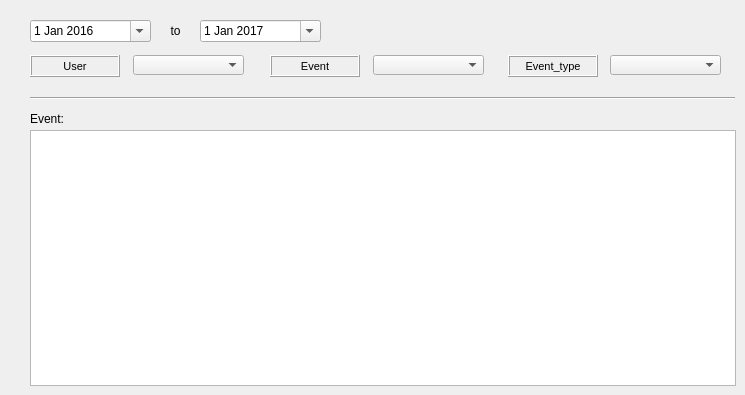
     <widget class="QWidget" name="tab_23">
      <attribute name="title">
       <string>Storage</string>
      </attribute>
      <widget class="QLabel" name="label_event_storage_event">
       <property name="geometry">
        <rect>
         <x>270</x>
         <y>55</y>
         <width>90</width>
         <height>22</height>
        </rect>
       </property>
       <property name="font">
        <font>
         <pointsize>8</pointsize>
        </font>
       </property>
       <property name="frameShape">
        <enum>QFrame::Box</enum>
       </property>
       <property name="frameShadow">
        <enum>QFrame::Raised</enum>
       </property>
       <property name="text">
        <string>Event</string>
       </property>
       <property name="textFormat">
        <enum>Qt::AutoText</enum>
       </property>
       <property name="scaledContents">
        <bool>false</bool>
       </property>
       <property name="alignment">
        <set>Qt::AlignCenter</set>
       </property>
       <property name="margin">
        <number>3</number>
       </property>
      </widget>
      <widget class="QComboBox" name="cat_event_storage_eventtype_id">
       <property name="geometry">
        <rect>
         <x>610</x>
         <y>55</y>
         <width>111</width>
         <height>20</height>
        </rect>
       </property>
      </widget>
      <widget class="QLabel" name="label_storage_event">
       <property name="geometry">
        <rect>
         <x>30</x>
         <y>108</y>
         <width>90</width>
         <height>22</height>
        </rect>
       </property>
       <property name="font">
        <font>
         <pointsize>9</pointsize>
        </font>
       </property>
       <property name="frameShape">
        <enum>QFrame::NoFrame</enum>
       </property>
       <property name="frameShadow">
        <enum>QFrame::Plain</enum>
       </property>
       <property name="text">
        <string>Event:</string>
       </property>
       <property name="textFormat">
        <enum>Qt::AutoText</enum>
       </property>
       <property name="scaledContents">
        <bool>false</bool>
       </property>
       <property name="alignment">
        <set>Qt::AlignLeading|Qt::AlignLeft|Qt::AlignVCenter</set>
       </property>
       <property name="margin">
        <number>3</number>
       </property>
      </widget>
      <widget class="Line" name="line_4">
       <property name="geometry">
        <rect>
         <x>30</x>
         <y>90</y>
         <width>705</width>
         <height>16</height>
        </rect>
       </property>
       <property name="orientation">
        <enum>Qt::Horizontal</enum>
       </property>
      </widget>
      <widget class="QLabel" name="label_event_storage_user">
       <property name="geometry">
        <rect>
         <x>30</x>
         <y>55</y>
         <width>90</width>
         <height>22</height>
        </rect>
       </property>
       <property name="font">
        <font>
         <pointsize>8</pointsize>
        </font>
       </property>
       <property name="frameShape">
        <enum>QFrame::Box</enum>
       </property>
       <property name="frameShadow">
        <enum>QFrame::Raised</enum>
       </property>
       <property name="text">
        <string>User</string>
       </property>
       <property name="textFormat">
        <enum>Qt::AutoText</enum>
       </property>
       <property name="scaledContents">
        <bool>false</bool>
       </property>
       <property name="alignment">
        <set>Qt::AlignCenter</set>
       </property>
       <property name="margin">
        <number>3</number>
       </property>
      </widget>
      <widget class="QComboBox" name="event_storage_eventcat_id">
       <property name="geometry">
        <rect>
         <x>373</x>
         <y>55</y>
         <width>111</width>
         <height>20</height>
        </rect>
       </property>
      </widget>
      <widget class="QComboBox" name="event_storage_user">
       <property name="geometry">
        <rect>
         <x>133</x>
         <y>55</y>
         <width>111</width>
         <height>20</height>
        </rect>
       </property>
      </widget>
      <widget class="QDateEdit" name="date_event_storage_from">
       <property name="geometry">
        <rect>
         <x>30</x>
         <y>20</y>
         <width>121</width>
         <height>22</height>
        </rect>
       </property>
       <property name="date">
        <date>
         <year>2016</year>
         <month>1</month>
         <day>1</day>
        </date>
       </property>
       <property name="calendarPopup">
        <bool>true</bool>
       </property>
      </widget>
      <widget class="QLabel" name="label_event_storage_to">
       <property name="geometry">
        <rect>
         <x>160</x>
         <y>20</y>
         <width>31</width>
         <height>22</height>
        </rect>
       </property>
       <property name="font">
        <font>
         <pointsize>9</pointsize>
        </font>
       </property>
       <property name="frameShape">
        <enum>QFrame::NoFrame</enum>
       </property>
       <property name="frameShadow">
        <enum>QFrame::Raised</enum>
       </property>
       <property name="text">
        <string>to</string>
       </property>
       <property name="textFormat">
        <enum>Qt::AutoText</enum>
       </property>
       <property name="scaledContents">
        <bool>false</bool>
       </property>
       <property name="alignment">
        <set>Qt::AlignCenter</set>
       </property>
       <property name="margin">
        <number>3</number>
       </property>
      </widget>
      <widget class="QDateEdit" name="date_event_storage_to">
       <property name="geometry">
        <rect>
         <x>200</x>
         <y>20</y>
         <width>121</width>
         <height>22</height>
        </rect>
       </property>
       <property name="date">
        <date>
         <year>2017</year>
         <month>1</month>
         <day>1</day>
        </date>
       </property>
       <property name="calendarPopup">
        <bool>true</bool>
       </property>
      </widget>
      <widget class="QLabel" name="label_event_storage_event_type">
       <property name="geometry">
        <rect>
         <x>508</x>
         <y>55</y>
         <width>90</width>
         <height>22</height>
        </rect>
       </property>
       <property name="font">
        <font>
         <pointsize>8</pointsize>
        </font>
       </property>
       <property name="frameShape">
        <enum>QFrame::Box</enum>
       </property>
       <property name="frameShadow">
        <enum>QFrame::Raised</enum>
       </property>
       <property name="text">
        <string>Event_type</string>
       </property>
       <property name="textFormat">
        <enum>Qt::AutoText</enum>
       </property>
       <property name="scaledContents">
        <bool>false</bool>
       </property>
       <property name="alignment">
        <set>Qt::AlignCenter</set>
       </property>
       <property name="margin">
        <number>3</number>
       </property>
      </widget>
      <widget class="QTableView" name="event_x_tank_state_observ">
       <property name="geometry">
        <rect>
         <x>30</x>
         <y>130</y>
         <width>706</width>
         <height>256</height>
        </rect>
       </property>
      </widget>
     </widget>
